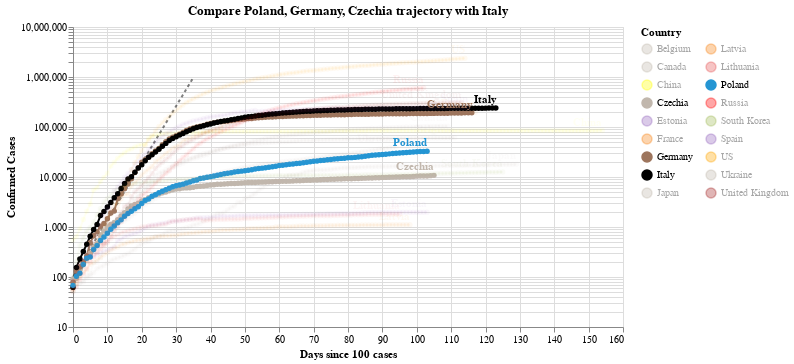

Write notebook code for a chart like this one.
### Code cell
#hide_input
chart2 = make_since_chart(dff2,['Poland', 'Germany', 'Czechia'], baseline_countries)
chart2

### Figure 1 — Vega-Lite specification as saved in the notebook (floating-point values rounded to 4 significant figures; data arrays with more than 128 entries replaced by an {"elided": "..."} marker saying what was removed)
{"config": {"view": {"continuousWidth": 400, "continuousHeight": 300}}, "layer": [{"data": {"name": "data-628230001892d6798b50651be41d1b3e"}, "mark": {"type": "line", "color": "black", "opacity": 0.5, "strokeDash": [3, 3]}, "encoding": {"x": {"type": "quantitative", "field": "Days since 100 cases"}, "y": {"type": "quantitative", "field": "Confirmed Cases"}}}, {"data": {"name": "data-87ef6cdc77a17ef88e7f78c3c84f9432"}, "mark": {"type": "line", "point": true}, "encoding": {"color": {"type": "nominal", "field": "Country", "legend": {"columns": 2}, "scale": {"domain": ["Belgium", "Canada", "China", "Czechia", "Estonia", "France", "Germany", "Italy", "Japan", "Latvia", "Lithuania", "Poland", "Russia", "South Korea", "Spain", "US", "Ukraine", "United Kingdom"], "range": ["#C1B7AD", "#C1B7AD", "yellow", "#C1B7AD", "#9467bd", "#F58518", "#9D755D", "black", "#C1B7AD", "#F58518", "#E45756", "#2495D3", "red", "#A1BA59", "#9467bd", "orange", "#C1B7AD", "brown"]}}, "opacity": {"condition": {"value": 1, "selection": "selector002"}, "value": 0.05}, "tooltip": [{"type": "nominal", "field": "Country"}, {"type": "temporal", "field": "Date"}, {"type": "quantitative", "field": "Confirmed Cases"}, {"type": "quantitative", "field": "Days since 100 cases"}], "x": {"type": "quantitative", "field": "Days since 100 cases"}, "y": {"type": "quantitative", "field": "Confirmed Cases", "scale": {"type": "log"}}}, "selection": {"selector002": {"type": "multi", "fields": ["Country"], "bind": "legend", "init": [{"Country": "Poland"}, {"Country": "Germany"}, {"Country": "Czechia"}, {"Country": "Italy"}]}}, "width": 550}, {"data": {"name": "data-87ef6cdc77a17ef88e7f78c3c84f9432"}, "mark": {"type": "text", "align": "right", "dy": -8, "fontWeight": "bold"}, "encoding": {"color": {"type": "nominal", "field": "Country", "legend": {"columns": 2}, "scale": {"domain": ["Belgium", "Canada", "China", "Czechia", "Estonia", "France", "Germany", "Italy", "Japan", "Latvia", "Lithuania", "Poland", "Russia", "South Korea", "Spain", "US", "Ukraine", "United Kingdom"], "range": ["#C1B7AD", "#C1B7AD", "yellow", "#C1B7AD", "#9467bd", "#F58518", "#9D755D", "black", "#C1B7AD", "#F58518", "#E45756", "#2495D3", "red", "#A1BA59", "#9467bd", "orange", "#C1B7AD", "brown"]}}, "opacity": {"condition": {"value": 1, "selection": "selector002"}, "value": 0.05}, "text": {"type": "nominal", "field": "Country"}, "tooltip": [{"type": "nominal", "field": "Country"}, {"type": "temporal", "field": "Date"}, {"type": "quantitative", "field": "Confirmed Cases"}, {"type": "quantitative", "field": "Days since 100 cases"}], "x": {"type": "quantitative", "field": "Days since 100 cases"}, "y": {"type": "quantitative", "field": "Confirmed Cases", "scale": {"type": "log"}}}, "transform": [{"filter": "(datum['Date'] >= 1592956800000)"}], "width": 550}], "title": "Compare Poland, Germany, Czechia trajectory with Italy", "$schema": "https://vega.github.io/schema/vega-lite/v4.0.2.json", "datasets": {"data-628230001892d6798b50651be41d1b3e": [{"Days since 100 cases": 0, "Confirmed Cases": 100.0}, {"Days since 100 cases": 1, "Confirmed Cases": 130.0}, {"Days since 100 cases": 2, "Confirmed Cases": 169.0}, {"Days since 100 cases": 3, "Confirmed Cases": 219.7}, {"Days since 100 cases": 4, "Confirmed Cases": 285.6}, {"Days since 100 cases": 5, "Confirmed Cases": 371.3}, {"Days since 100 cases": 6, "Confirmed Cases": 482.7}, {"Days since 100 cases": 7, "Confirmed Cases": 627.5}, {"Days since 100 cases": 8, "Confirmed Cases": 815.7}, {"Days since 100 cases": 9, "Confirmed Cases": 1060.0}, {"Days since 100 cases": 10, "Confirmed Cases": 1379.0}, {"Days since 100 cases": 11, "Confirmed Cases": 1792.0}, {"Days since 100 cases": 12, "Confirmed Cases": 2330.0}, {"Days since 100 cases": 13, "Confirmed Cases": 3029.0}, {"Days since 100 cases": 14, "Confirmed Cases": 3937.0}, {"Days since 100 cases": 15, "Confirmed Cases": 5119.0}, {"Days since 100 cases": 16, "Confirmed Cases": 6654.0}, {"Days since 100 cases": 17, "Confirmed Cases": 8650.0}, {"Days since 100 cases": 18, "Confirmed Cases": 11250.0}, {"Days since 100 cases": 19, "Confirmed Cases": 14620.0}, {"Days since 100 cases": 20, "Confirmed Cases": 19000.0}, {"Days since 100 cases": 21, "Confirmed Cases": 24710.0}, {"Days since 100 cases": 22, "Confirmed Cases": 32120.0}, {"Days since 100 cases": 23, "Confirmed Cases": 41750.0}, {"Days since 100 cases": 24, "Confirmed Cases": 54280.0}, {"Days since 100 cases": 25, "Confirmed Cases": 70560.0}, {"Days since 100 cases": 26, "Confirmed Cases": 91730.0}, {"Days since 100 cases": 27, "Confirmed Cases": 119300.0}, {"Days since 100 cases": 28, "Confirmed Cases": 155000.0}, {"Days since 100 cases": 29, "Confirmed Cases": 201500.0}, {"Days since 100 cases": 30, "Confirmed Cases": 262000.0}, {"Days since 100 cases": 31, "Confirmed Cases": 340600.0}, {"Days since 100 cases": 32, "Confirmed Cases": 442800.0}, {"Days since 100 cases": 33, "Confirmed Cases": 575600.0}, {"Days since 100 cases": 34, "Confirmed Cases": 748300.0}, {"Days since 100 cases": 35, "Confirmed Cases": 972800.0}], "data-87ef6cdc77a17ef88e7f78c3c84f9432": {"elided": "2044 records"}}}
